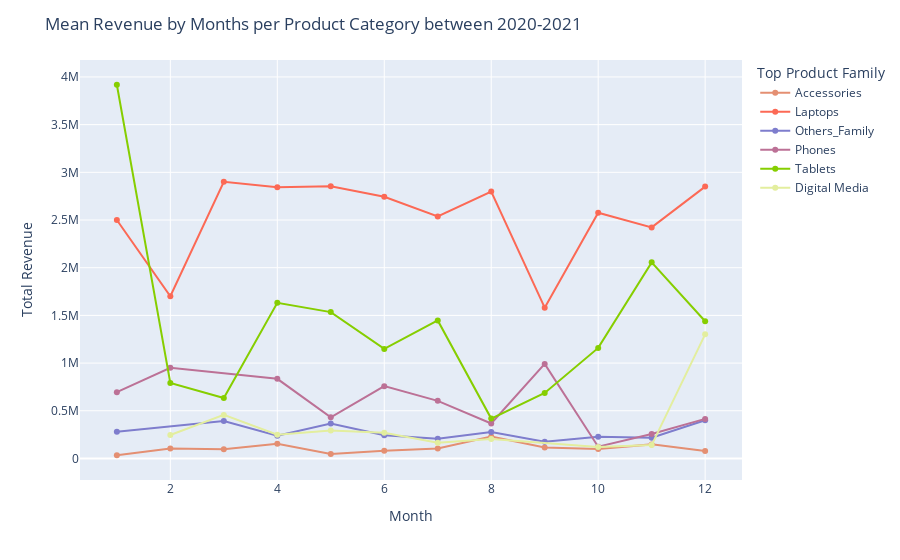

Source (notebook cell):
### Markdown cell above
We can also view te sales of different technologies as well

### Code cell
df['Top Product Family'] = df['Top Product Family'].replace(np.nan,'Others_Family')
Sales = df.groupby(['First Deal Month','Top Product Family'])['Total Revenue'].mean().reset_index(name='Total Revenue').round(2)
fig = px.line(Sales[:], x='First Deal Month',y='Total Revenue', color='Top Product Family', color_discrete_sequence=px.colors.qualitative.Light24_r)
fig.update_traces(mode='markers+lines')
fig.update_layout(title='Mean Revenue by Months per Product Category between 2020-2021', xaxis_title='Month',yaxis_title='Total Revenue')
fig.show()

### Figure 1 — Plotly figure (JSON) as saved in the notebook; plotly's stock layout.template omitted (floating-point values rounded to 4 significant figures)
{"data": [{"hovertemplate": "Top Product Family=Accessories<br>First Deal Month=%{x}<br>Total Revenue=%{y}<extra></extra>", "legendgroup": "Accessories", "line": {"color": "#E48F72", "dash": "solid"}, "marker": {"symbol": "circle"}, "mode": "markers+lines", "name": "Accessories", "orientation": "v", "showlegend": true, "type": "scatter", "x": [1, 2, 3, 4, 5, 6, 7, 8, 9, 10, 11, 12], "xaxis": "x", "y": [33600, 105210, 96419, 154665, 46280, 80165, 105130, 229600.0, 115085, 100340, 147524, 77530.0], "yaxis": "y"}, {"hovertemplate": "Top Product Family=Laptops<br>First Deal Month=%{x}<br>Total Revenue=%{y}<extra></extra>", "legendgroup": "Laptops", "line": {"color": "#FC6955", "dash": "solid"}, "marker": {"symbol": "circle"}, "mode": "markers+lines", "name": "Laptops", "orientation": "v", "showlegend": true, "type": "scatter", "x": [1, 2, 3, 4, 5, 6, 7, 8, 9, 10, 11, 12], "xaxis": "x", "y": [2500634, 1701000.0, 2900381, 2843000.0, 2853000.0, 2745000.0, 2537000.0, 2799000.0, 1580923, 2576000.0, 2423000.0, 2850000.0], "yaxis": "y"}, {"hovertemplate": "Top Product Family=Others_Family<br>First Deal Month=%{x}<br>Total Revenue=%{y}<extra></extra>", "legendgroup": "Others_Family", "line": {"color": "#7E7DCD", "dash": "solid"}, "marker": {"symbol": "circle"}, "mode": "markers+lines", "name": "Others_Family", "orientation": "v", "showlegend": true, "type": "scatter", "x": [1, 3, 4, 5, 6, 7, 8, 9, 10, 11, 12], "xaxis": "x", "y": [281200.0, 391800.0, 237300.0, 365700.0, 244258, 205700.0, 277000.0, 175900.0, 227900.0, 218204, 401291], "yaxis": "y"}, {"hovertemplate": "Top Product Family=Phones<br>First Deal Month=%{x}<br>Total Revenue=%{y}<extra></extra>", "legendgroup": "Phones", "line": {"color": "#BC7196", "dash": "solid"}, "marker": {"symbol": "circle"}, "mode": "markers+lines", "name": "Phones", "orientation": "v", "showlegend": true, "type": "scatter", "x": [1, 2, 4, 5, 6, 7, 8, 9, 10, 11, 12], "xaxis": "x", "y": [695170, 950000, 834870, 432100.0, 758300.0, 603810, 367000.0, 991624, 123280, 256275, 414600.0], "yaxis": "y"}, {"hovertemplate": "Top Product Family=Tablets<br>First Deal Month=%{x}<br>Total Revenue=%{y}<extra></extra>", "legendgroup": "Tablets", "line": {"color": "#86CE00", "dash": "solid"}, "marker": {"symbol": "circle"}, "mode": "markers+lines", "name": "Tablets", "orientation": "v", "showlegend": true, "type": "scatter", "x": [1, 2, 3, 4, 5, 6, 7, 8, 9, 10, 11, 12], "xaxis": "x", "y": [3918295, 791840, 633100.0, 1632000.0, 1534000.0, 1148575, 1447000.0, 417900, 687100.0, 1159000.0, 2055950, 1438500], "yaxis": "y"}, {"hovertemplate": "Top Product Family=Digital Media<br>First Deal Month=%{x}<br>Total Revenue=%{y}<extra></extra>", "legendgroup": "Digital Media", "line": {"color": "#E3EE9E", "dash": "solid"}, "marker": {"symbol": "circle"}, "mode": "markers+lines", "name": "Digital Media", "orientation": "v", "showlegend": true, "type": "scatter", "x": [2, 3, 4, 5, 6, 7, 8, 10, 11, 12], "xaxis": "x", "y": [246550, 456513, 248500.0, 293760, 269400, 164555, 202800.0, 119520, 140300.0, 1301648], "yaxis": "y"}], "layout": {"legend": {"title": {"text": "Top Product Family"}, "tracegroupgap": 0}, "margin": {"t": 60}, "title": {"text": "Mean Revenue by Months per Product Category between 2020-2021"}, "xaxis": {"anchor": "y", "domain": [0, 1], "title": {"text": "Month"}}, "yaxis": {"anchor": "x", "domain": [0, 1], "title": {"text": "Total Revenue"}}}}
